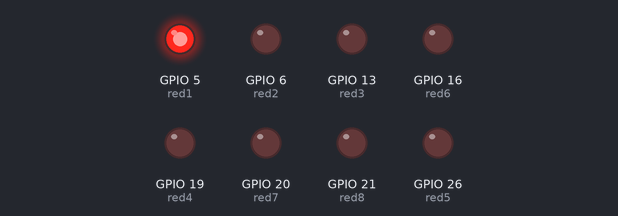
The program below on a simulated Raspberry Pi (BCM pin numbers). Shown: output pins drawn as LEDs (lit = HIGH).

Above: at 0.5 s.
At 2.5 s:
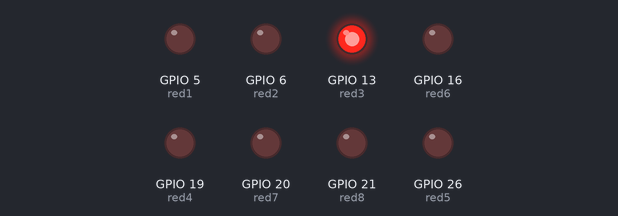
At 4.5 s:
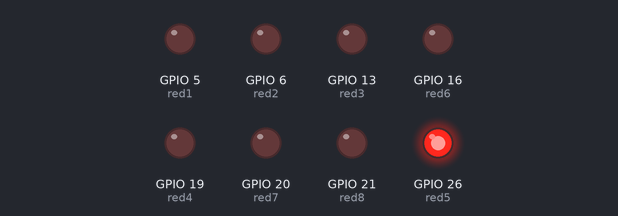
At 8.5 s:
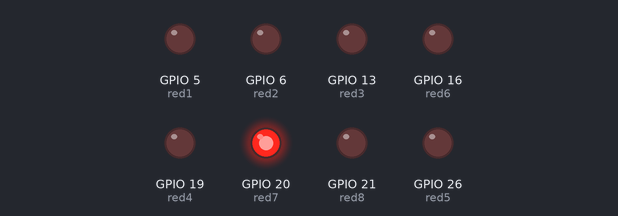
At 13.5 s:
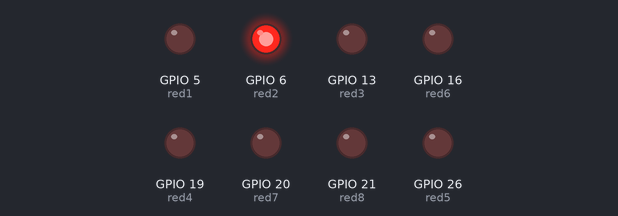
At 17.5 s:
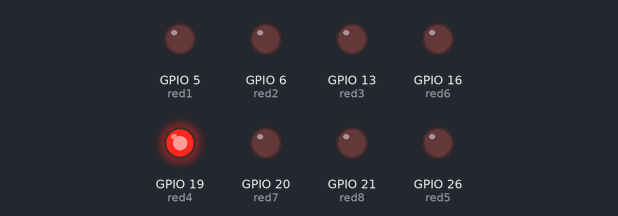
Timing chart, 0 to 18.2 s (numbered marks = the images above):
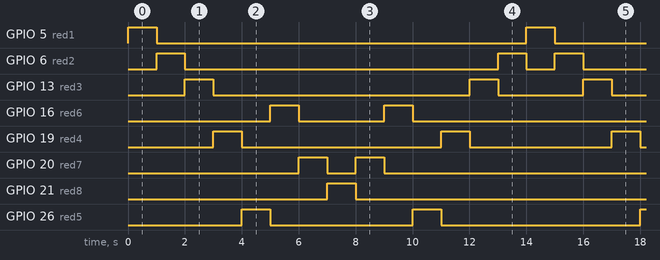

The program:

knightrider.py
```python
from gpiozero import LED
from time import sleep

red1 = LED(5)
red2 = LED(6)
red3 = LED(13)
red4 = LED(19)
red5 = LED(26)
red6 = LED(16)
red7 = LED(20)
red8 = LED(21)


while True:
    red1.on()
    sleep(1)
    red1.off()
    red2.on()
    sleep(1)
    red2.off()
    red3.on()
    sleep(1)
    red3.off()
    red4.on()
    sleep(1)
    red4.off()
    red5.on()
    sleep(1)
    red5.off()
    red6.on()
    sleep(1)
    red6.off()
    red7.on()
    sleep(1)
    red7.off()
    red8.on()
    sleep(1)
    red8.off()
    red7.on()
    sleep(1)
    red7.off()
    red6.on()
    sleep(1)
    red6.off()
    red5.on()
    sleep(1)
    red5.off()
    red4.on()
    sleep(1)
    red4.off()
    red3.on()
    sleep(1)
    red3.off()
    red2.on()
    sleep(1)
    red2.off()


    
```

Measured:
- by itself, GPIO 5 (red1), GPIO 21 (red8): alternates HIGH for 1.0 s and LOW for 13.0 s
- by itself, GPIO 6 (red2): repeats every 14.0 s: LOW 11.0 s, HIGH 1.0 s, LOW 1.0 s, HIGH 1.0 s
- by itself, GPIO 13 (red3): repeats every 14.0 s: LOW 9.0 s, HIGH 1.0 s, LOW 3.0 s, HIGH 1.0 s
- by itself, GPIO 16 (red6): repeats every 14.0 s: LOW 3.0 s, HIGH 1.0 s, LOW 9.0 s, HIGH 1.0 s
- by itself, GPIO 19 (red4): repeats every 14.0 s: LOW 7.0 s, HIGH 1.0 s, LOW 5.0 s, HIGH 1.0 s
- by itself, GPIO 20 (red7): repeats every 14.0 s: LOW 1.0 s, HIGH 1.0 s, LOW 11.0 s, HIGH 1.0 s
- by itself, GPIO 26 (red5): repeats every 14.0 s: LOW 5.0 s, HIGH 1.0 s, LOW 7.0 s, HIGH 1.0 s
